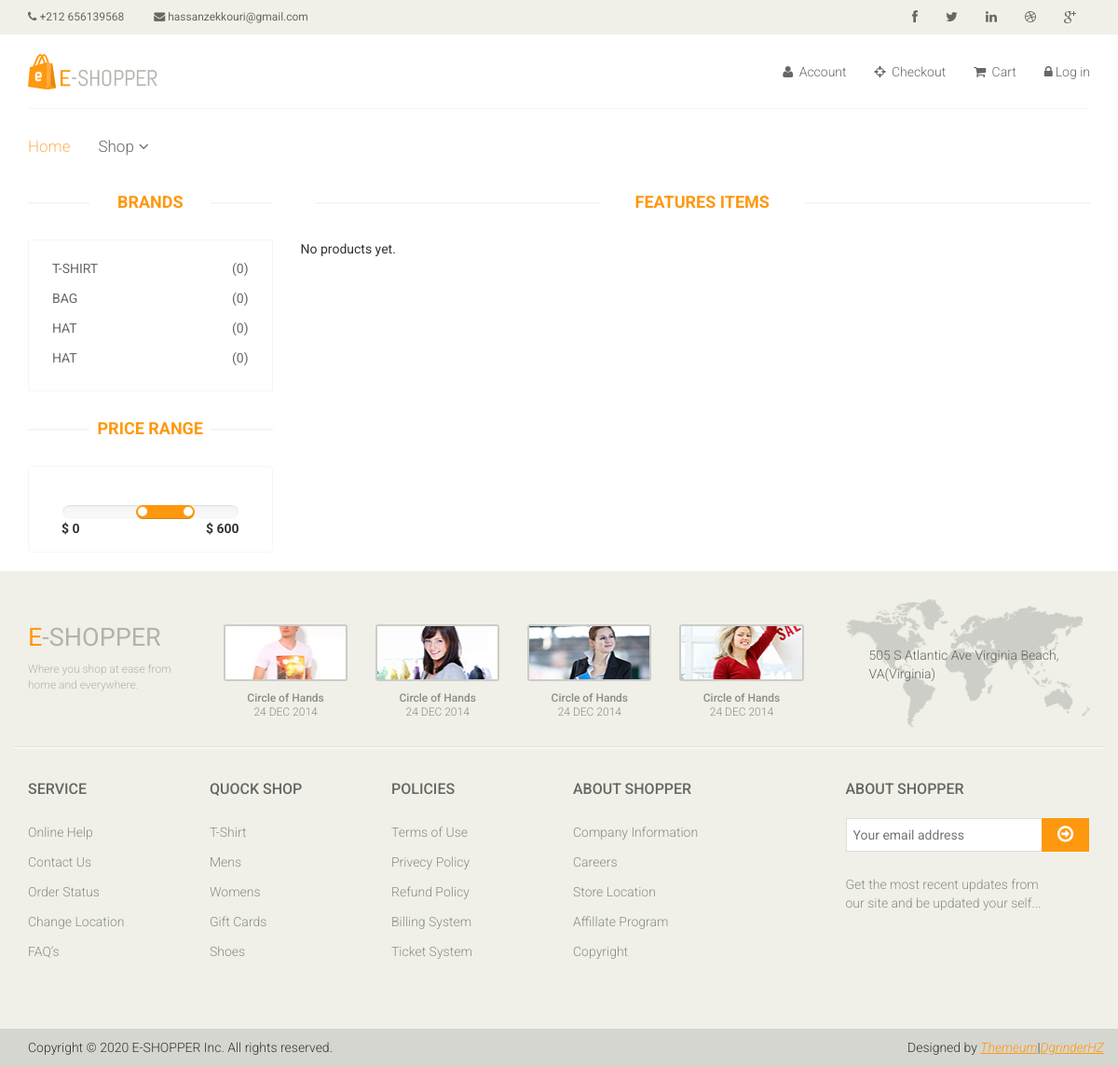
The page /products/category/1 on the database its author committed.
### categories/models.py (models this page shows, shortened)
class Category(models.Model):
    title = models.CharField(max_length=100)
    products_count = models.PositiveIntegerField(default=0)

### products/views.py (the view)
# urls.py: path('products/category/<int:category_id>', products_list_by_category, name='products_by_category'),
def products_list_by_category(request, category_id):
    products = Product.objects.filter(category_id=category_id)[:6]
    categories = Category.objects.all()[:7]
    params = {'products': products, 'categories': categories}
    return render(request, 'categories/products-list-by-cat.html', params)

### templates/categories/products-list-by-cat.html (shortened to what this page needs)
{% extends 'base.html' %}
{% load static %}
{% block content %}
<section>
    <div class="container">
        <div class="row">
            <div class="col-sm-3">
                <div class="left-sidebar">
                    <div class="brands_products">
                        <h2>Brands</h2>
                        <div class="brands-name">
                            <ul class="nav nav-pills nav-stacked">
                                {% for c in categories %}
                                <li><a href="{% url 'products_by_category' category_id=c.id %}"><span class="pull-right">({{c.products_count}})</span>{{c.title}}</a></li>
                                {% endfor %}
                            </ul>
                        </div>
                    </div>
                    <div class="price-range">
                        <h2>Price Range</h2>
                        <div class="well text-center">
                                data-slider-step="5" data-slider-value="[250,450]" id="sl2"><br />
                            <b class="pull-left">$ 0</b> <b class="pull-right">$ 600</b>
                        </div>
                    </div>
                </div>
            </div>
            <div class="col-sm-9 padding-right">
                <div class="features_items">
                    <h2 class="title text-center">Features Items</h2>
                    {% for product in products %}
                    <div class="col-sm-4">
                        <div class="product-image-wrapper">
                            <div class="single-products">
                                <div class="productinfo text-center">
                                    <img src="{{product.image.url}}" alt="" />
                                    <h2>${{ product.price | floatformat:2 }}</h2>
                                    <p>{{ product.brand | capfirst }} {{ product.title | capfirst }}</p>
                                    <a href="{{product.get_absolute_url}}"
                                        class="btn btn-default add-to-cart">Details</a>
                                    <a href="{% url 'add_to_cart' product_id=product.id %}" class="btn btn-default add-to-cart"><i
                                            class="fa fa-shopping-cart"></i>Add to cart</a>
                                </div>
                                <div class="product-overlay">
                                    <div class="overlay-content">
                                        <h2>${{ product.price | floatformat:2 }}</h2>
                                        <p>{{ product.brand | capfirst }} {{ product.title | capfirst }}</p>
                                        <a href="{{product.get_absolute_url}}"
                                            class="btn btn-default add-to-cart">Details</a>
                                        <a href="{% url 'add_to_cart' product_id=product.id %}" class="btn btn-default add-to-cart"><i
                                                class="fa fa-shopping-cart"></i>Add to cart</a>
                                    </div>
                                </div>
                                <img src="{% static 'images/home/new.png' %}" class="new" alt="" />
                            </div>
                        </div>
                    </div>
                    {% empty %}
                    <p>No products yet.</p>
                    {% endfor %}
                </div>
            </div>
        </div>
    </div>
</section>
{% endblock %}

### static/css/main.css (style rules this page uses)
body { font-family: 'Roboto', sans-serif; position: relative; font-weight:400px; }
ul li { list-style: none; }
a { -webkit-transition: 300ms; -moz-transition: 300ms; -o-transition: 300ms; transition: 300ms; }
h1, h2, h3, h4, h5, h6 { font-family: 'Roboto', sans-serif; }
.left-sidebar h2, .brands_products h2 { color: #FE980F; font-family: 'Roboto', sans-serif; font-size: 18px; font-weight: 700; margin: 0 auto 30px; text-align: center; text-transform: uppercase; position: relative; z-index:3; }
.left-sidebar h2:after, h2.title:after { content: " "; position: absolute; border: 1px solid #f5f5f5; bottom:8px; left: 0; width: 100%; height: 0; z-index: -2; }
.left-sidebar h2:before { content: " "; position: absolute; background: #fff; bottom: -6px; width: 130px; height: 30px; z-index: -1; left: 50%; margin-left: -65px; }
h2.title:before { content: " "; position: absolute; background: #fff; bottom: -6px; width: 220px; height: 30px; z-index: -1; left: 50%; margin-left: -110px; }
.brands-name { border: 1px solid #F7F7F0; padding-bottom: 20px; padding-top: 15px; }
.brands-name .nav-stacked li a { background-color: #FFFFFF; color: #696763; font-family: 'Roboto', sans-serif; font-size: 14px; padding: 5px 25px; text-decoration: none; text-transform: uppercase; }
.price-range { margin-top:30px; }
.well { background-color: #FFFFFF; border: 1px solid #F7F7F0; border-radius: 4px; box-shadow: none; margin-bottom: 20px; min-height: 20px; padding: 35px; }
.padding-right { padding-right: 0; }
.features_items { overflow:hidden; }
h2.title { color: #FE980F; font-family: 'Roboto', sans-serif; font-size: 18px; font-weight: 700; margin: 0 15px; text-transform: uppercase; margin-bottom: 30px; position: relative; }

### rows shown on the page
Category: products_count "0", title "T-SHIRT"
Category: products_count "0", title "BAG"
Category: products_count "0", title "HAT"
Category: products_count "0", title "HAT"
